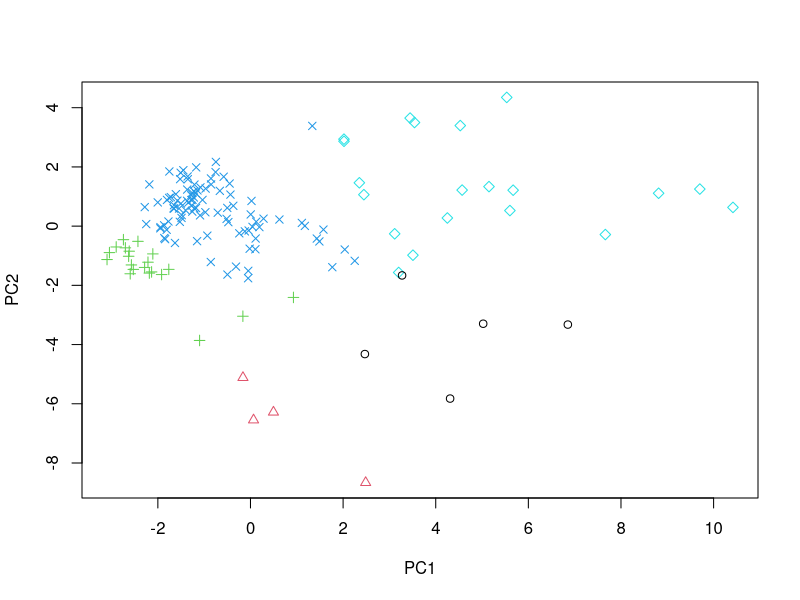

Source code (R):
# Apply a clustering method at least three years of information ending with 2018 to cluster brokers into five segments. Describe the characteristic properties of each segment. Provide a visualization of your broker segmentation using principal component analysis and describe the clusters in terms of the components.

library(dplyr)

setwd(dirname(rstudioapi::getActiveDocumentContext()$path))

broker_data = read.table("alchemy_broker_data.csv", 
                          header=TRUE,
                          colClasses = c(rep("character",3), rep("numeric", 29)),
                          sep=",",
                          row.names=1)

broker_data <- broker_data %>%
  dplyr::select(Submissions_2016,
                Submissions_2017,
                Submissions_2018,
                QuoteCount_2016,
                QuoteCount_2017,
                QuoteCount_2018,
                PolicyCount_2016,
                PolicyCount_2017,
                PolicyCount_2018,
                GWP_2016,
                GWP_2017, 
                GWP_2018,
                AvgTIV_2016,
                AvgTIV_2017,
                AvgTIV_2018)

#Handling NA's

#Remove rows with more than 10 NA's

broker_data = broker_data[rowSums(is.na(broker_data)) <= 10,]

summary(broker_data)
##Impute NA's with 0
broker_data[is.na(broker_data)] = 0


#Remove outliers


#Scaling

broker_data_scaled = scale(broker_data)
#Clustering

broker_kmeans = kmeans(broker_data_scaled, centers=5)
summary(broker_kmeans)

#PCA

broker_data_pca <- prcomp(broker_data_scaled, retx=TRUE)
broker_data_pca$rotation[,1:2]
plot(broker_data_pca$x[,1:2], col=broker_kmeans$cluster, pch=broker_kmeans$cluster)
